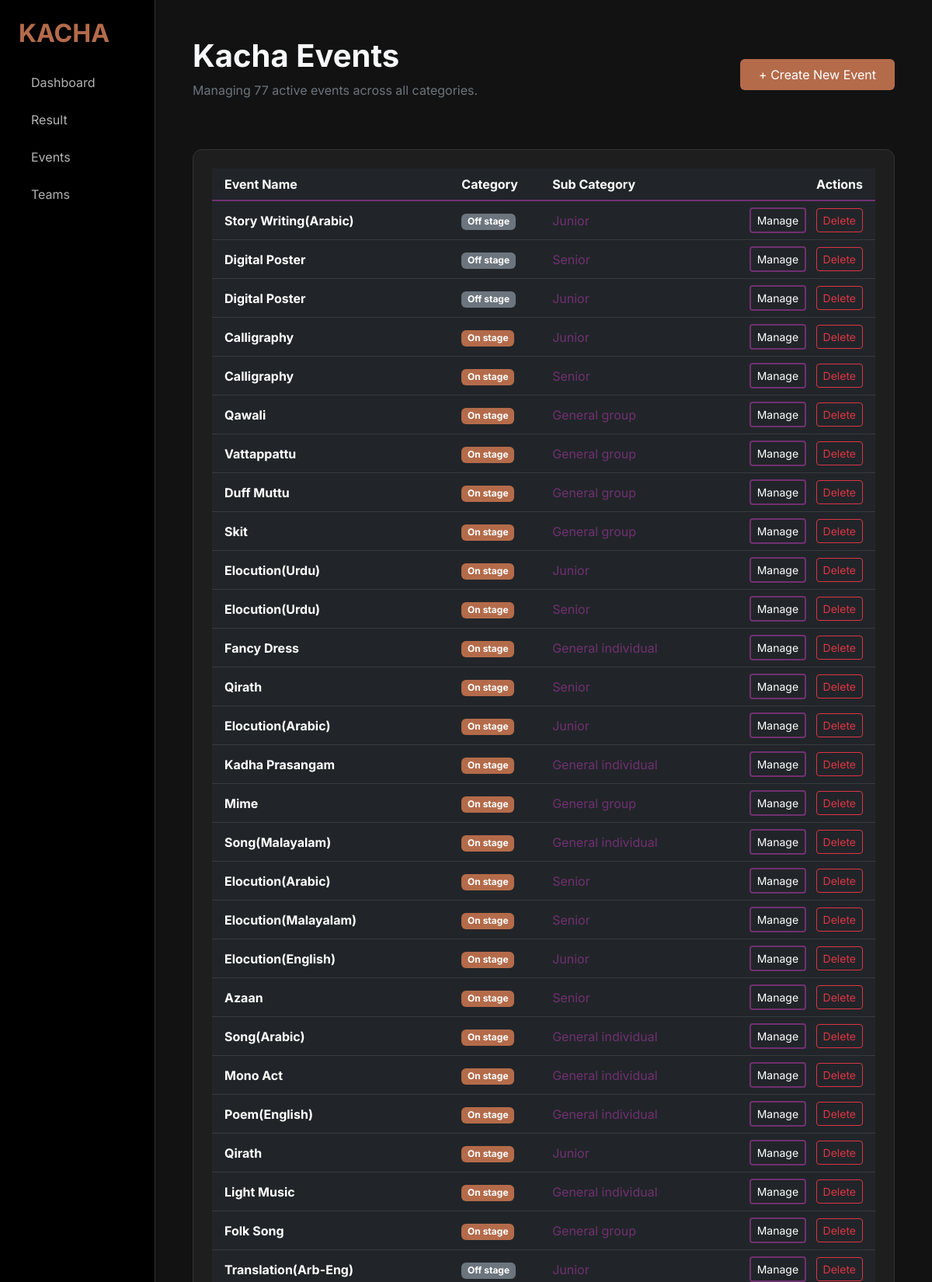
/events/ (signed in, upper part), run on the app's committed database.
### core/models.py (models this page shows, shortened)
class Event(models.Model):
    ON_STAGE = 1
    OFF_STAGE = 2
    CATEGORIES = ((ON_STAGE, 'On stage'), (OFF_STAGE, 'Off stage'),)
    GENERAL_GROUP = 1
    GENERAL_INDIVIDUAL = 2
    JUNIOR = 3
    SENIOR = 4
    SUB_CATEGORIES = ((GENERAL_GROUP, 'General group'), (GENERAL_INDIVIDUAL, 'General individual'), (JUNIOR, 'Junior'),
                      (SENIOR, 'Senior'),)
    name = models.CharField(max_length=100)
    category = models.PositiveSmallIntegerField(choices=CATEGORIES)
    sub_category = models.PositiveSmallIntegerField(choices=SUB_CATEGORIES)
    class Meta:
        ordering = ['-id']

### core/event/views.py (the view)
# urls.py: path('', EventListView.as_view(), name='event-list'),
class EventListView(LoginRequiredMixin, ListView):
    model = Event
    template_name = 'events/event_list.html'
    context_object_name = 'events'
    ordering = ['-id']

### core/templates/events/event_list.html
{% extends 'base.html' %}
{% block content %}
    <div class="d-flex justify-content-between align-items-center mb-5">
        <div>
            <h1 class="fw-bold">Kacha Events</h1>
            <p class="text-secondary">Managing {{ events.count }} active events across all categories.</p>
        </div>
        <a href="{% url 'event-create' %}" class="btn btn-kacha-primary px-4 py-2">
            + Create New Event
        </a>
    </div>
    <div class="event-card p-4">
        <div class="table-responsive">
            <table class="table table-dark table-hover align-middle">
                <thead>
                <tr style="border-bottom: 2px solid var(--accent-purple);">
                    <th class="ps-3">Event Name</th>
                    <th>Category</th>
                    <th>Sub Category</th>
                    <th class="text-end pe-3">Actions</th>
                </tr>
                </thead>
                <tbody>
                {% for event in events %}
                    <tr>
                        <td class="ps-3 fw-bold">{{ event.name }}</td>
                        <td>
                        <span class="badge {% if event.category == 1 %}bg-kacha-copper{% else %}bg-secondary{% endif %}"
                              style="background-color: {% if event.category == 1 %}var(--accent-copper){% else %}#444{% endif %};">
                            {{ event.get_category_display }}
                        </span>
                        </td>
                        <td>
                        <span class="text-info" style="color: var(--accent-purple) !important;">
                            {{ event.get_sub_category_display }}
                        </span>
                        </td>
                        <td class="text-end pe-3">
                            <a href="{% url 'event-update' event.pk %}" class="btn btn-sm btn-kacha-outline me-2">Manage</a>
                            <a href="{% url 'event-delete' event.pk %}" onclick="return confirm('?????????????????????')" class="btn btn-sm btn-outline-danger">Delete</a>
                        </td>
                    </tr>
                {% empty %}
                    <tr>
                        <td colspan="4" class="text-center py-5 text-muted">
                            No events found. Click "Create New Event" to get started.
                        </td>
                    </tr>
                {% endfor %}
                </tbody>
            </table>
        </div>
    </div>
{% endblock %}

### data on the page
Event: name "Story Writing(Arabic)", category "Off stage", sub_category "Junior"
Event: name "Digital Poster", category "Off stage", sub_category "Senior"
Event: name "Digital Poster", category "Off stage", sub_category "Junior"
Event: name "Calligraphy", category "On stage", sub_category "Junior"
Event: name "Calligraphy", category "On stage", sub_category "Senior"
Event: name "Qawali", category "On stage", sub_category "General group"
Event: name "Vattappattu", category "On stage", sub_category "General group"
Event: name "Duff Muttu", category "On stage", sub_category "General group"
Event: name "Skit", category "On stage", sub_category "General group"
Event: name "Elocution(Urdu)", category "On stage", sub_category "Junior"
Event: name "Elocution(Urdu)", category "On stage", sub_category "Senior"
Event: name "Fancy Dress", category "On stage", sub_category "General individual"
Event: name "Qirath", category "On stage", sub_category "Senior"
Event: name "Elocution(Arabic)", category "On stage", sub_category "Junior"
Event: name "Kadha Prasangam", category "On stage", sub_category "General individual"
Event: name "Mime", category "On stage", sub_category "General group"
Event: name "Song(Malayalam)", category "On stage", sub_category "General individual"
Event: name "Elocution(Arabic)", category "On stage", sub_category "Senior"
Event: name "Elocution(Malayalam)", category "On stage", sub_category "Senior"
Event: name "Elocution(English)", category "On stage", sub_category "Junior"
Event: name "Azaan", category "On stage", sub_category "Senior"
Event: name "Song(Arabic)", category "On stage", sub_category "General individual"
Event: name "Mono Act", category "On stage", sub_category "General individual"
Event: name "Poem(English)", category "On stage", sub_category "General individual"
Event: name "Qirath", category "On stage", sub_category "Junior"
Event: name "Light Music", category "On stage", sub_category "General individual"
Event: name "Folk Song", category "On stage", sub_category "General group"
Event: name "Translation(Arb-Eng)", category "Off stage", sub_category "Junior"

### other printed values
{{ events.count }} "77"
